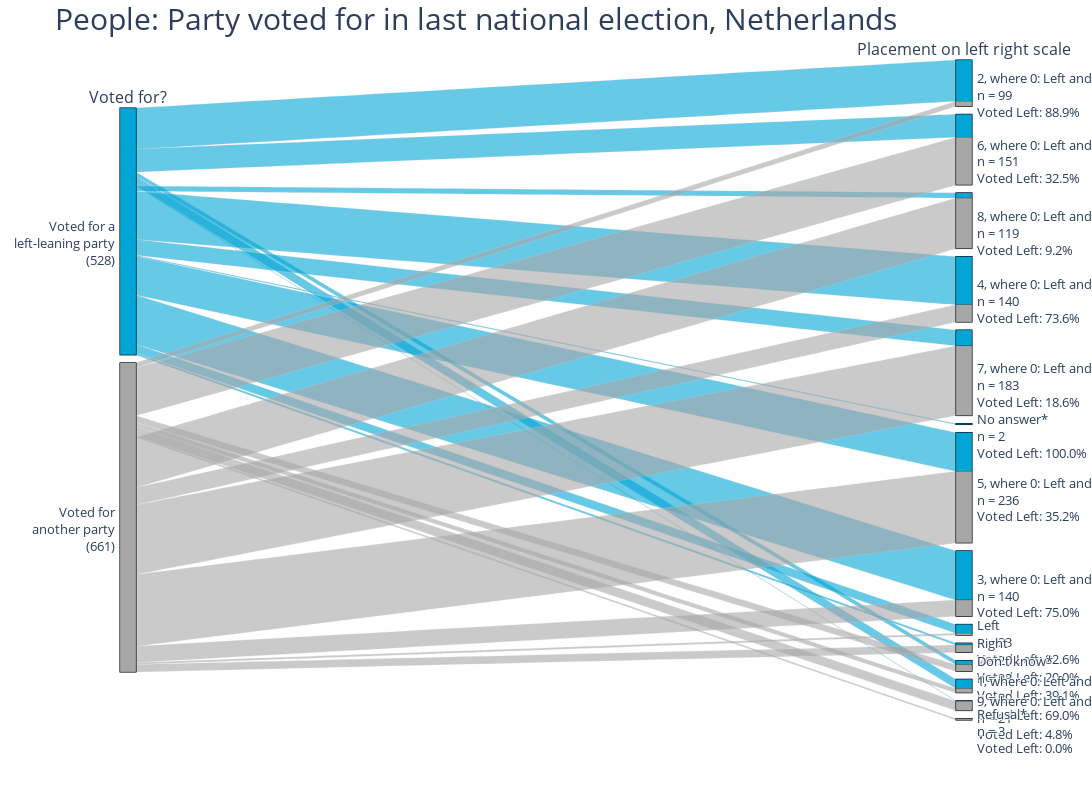
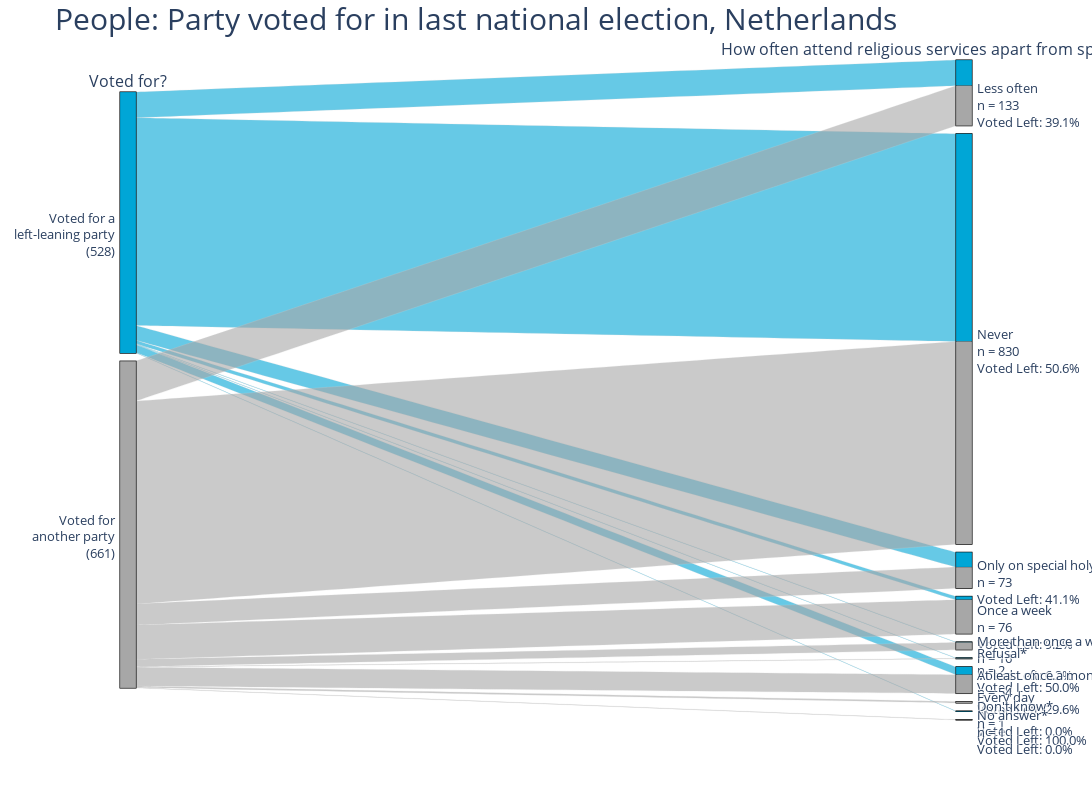
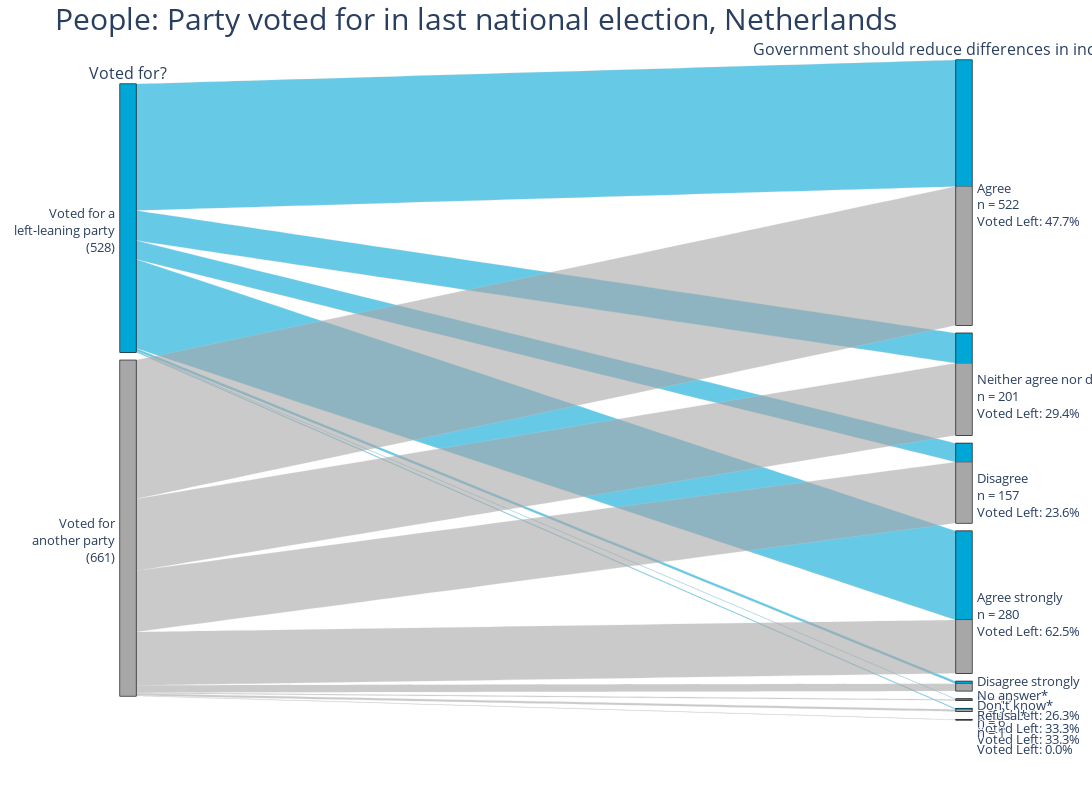
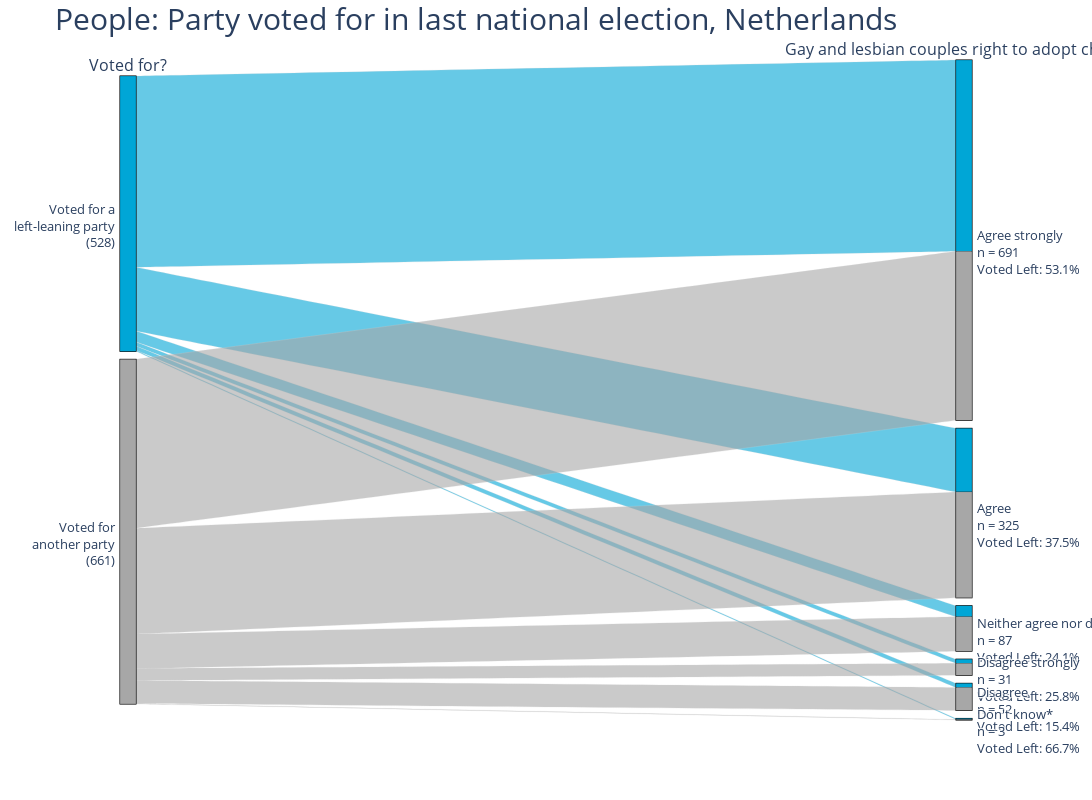

These figures' notebook cell, in order:
### Markdown cell above
Visualizing selected conditions:

### Code cell
#Import the required package
import plotly.express as px

for condition in selected_conditions:
    # Select which aim and condition questions you would like to visualize in the Parallel set diagram
    questions = [aim] + [condition]

    paralelsetdf= adjusted_responses[questions].astype(str)

    # Define custom color mapping
    color_mapping = {
        "15.0": "#00a6d6",
        "31.0": "#a7a7a7"
    }

    # Apply color mapping
    paralelsetdf['color'] = paralelsetdf[aim].map(color_mapping)

    # Update labels to provide the need
    aimcounts = paralelsetdf[aim].value_counts()
    paralelsetdf.loc[paralelsetdf[aim] == str(15.0), aim] = f"Voted for a<br>left-leaning party<br>({aimcounts.loc[str(15.0)]})"
    paralelsetdf.loc[paralelsetdf[aim] == str(31.0), aim] = f"Voted for<br>another party<br>({aimcounts.loc[str(31.0)]})"

    conditioncounts = paralelsetdf[condition].value_counts()
    
    for val in paralelsetdf[condition].unique():
        # Calculate the percentage of people that do the aim within the condition value
        condition_percentage = (len(paralelsetdf[(paralelsetdf[condition]==val)&(paralelsetdf["color"]=="#00a6d6")]) / conditioncounts.loc[val] * 100).round(1)
        # Update condition labels
        label = adjusted_overview.loc[(adjusted_overview['id'] == condition) & (adjusted_overview['value'] == val), "response"].iloc[0]

        paralelsetdf.loc[paralelsetdf[condition] == val, condition] = f"{label}<br>n = {conditioncounts.loc[val]}<br>Voted Left: {condition_percentage}%"
        
    diagram_headers = ["Voted for?", adjusted_overview[adjusted_overview['id']==condition]['question'].iloc[0]]
    # diagram_headers = ["Frequent use?", "Age?", "Percieved Price", "Peer pressure to use?"]
    paralelsetdf.columns = diagram_headers + ["color"]

    # Create the parallel categories plot
    fig = px.parallel_categories(
        paralelsetdf,
        dimensions=diagram_headers,
        color='color',
        labels={col: col for col in diagram_headers},
        width=1200,
        height=600
    )
    # Update layout to allow manual reordering
    for dim in fig.data[0].dimensions:
        dim.categoryorder = 'array'
        dim.categoryarray = list(paralelsetdf[dim.label].unique())


    # Update the layout of the figure with a title and font size
    fig.update_layout(title_text="People: " + adjusted_overview[adjusted_overview['id'] == aim]["question"].iloc[0], 
                        height=800,
                        width=1500,
                        title_font=dict(size=30),  # Set title font size here
                        font=dict(size=16)  # Set default font size here (for labels, etc.)
                        
    )

    # Show the plot
    fig.show()

### Figure 1 — Plotly figure (JSON) as saved in the notebook; plotly's stock layout.template omitted (floating-point values rounded to 4 significant figures; data arrays with more than 128 entries replaced by an {"elided": "..."} marker saying what was removed)
{"data": [{"dimensions": [{"categoryarray": ["Voted for a<br>left-leaning party<br>(528)", "Voted for<br>another party<br>(661)"], "categoryorder": "array", "label": "Voted for?", "values": {"elided": "1189 str values"}}, {"categoryarray": ["2, where 0: Left and 10: Right<br>n = 99<br>Voted Left: 88.9%", "6, where 0: Left and 10: Right<br>n = 151<br>Voted Left: 32.5%", "8, where 0: Left and 10: Right<br>n = 119<br>Voted Left: 9.2%", "4, where 0: Left and 10: Right<br>n = 140<br>Voted Left: 73.6%", "7, where 0: Left and 10: Right<br>n = 183<br>Voted Left: 18.6%", "No answer*<br>n = 2<br>Voted Left: 100.0%", "5, where 0: Left and 10: Right<br>n = 236<br>Voted Left: 35.2%", "3, where 0: Left and 10: Right<br>n = 140<br>Voted Left: 75.0%", "Left<br>n = 23<br>Voted Left: 82.6%", "Right<br>n = 20<br>Voted Left: 20.0%", "Don't know*<br>n = 23<br>Voted Left: 39.1%", "1, where 0: Left and 10: Right<br>n = 29<br>Voted Left: 69.0%", "9, where 0: Left and 10: Right<br>n = 21<br>Voted Left: 4.8%", "Refusal*<br>n = 3<br>Voted Left: 0.0%"], "categoryorder": "array", "label": "Placement on left right scale", "values": {"elided": "1189 str values"}}], "domain": {"x": [0, 1], "y": [0, 1]}, "line": {"color": {"elided": "1189 str values"}, "coloraxis": "coloraxis"}, "name": "", "type": "parcats"}], "layout": {"coloraxis": {"colorbar": {"title": {"text": "color"}}, "colorscale": [[0, "#0d0887"], [0.1111, "#46039f"], [0.2222, "#7201a8"], [0.3333, "#9c179e"], [0.4444, "#bd3786"], [0.5556, "#d8576b"], [0.6667, "#ed7953"], [0.7778, "#fb9f3a"], [0.8889, "#fdca26"], [1, "#f0f921"]]}, "font": {"size": 16}, "height": 800, "legend": {"tracegroupgap": 0}, "margin": {"t": 60}, "title": {"font": {"size": 30}, "text": "People: Party voted for in last national election, Netherlands"}, "width": 1500}}

### Figure 2 — Plotly figure (JSON) as saved in the notebook; plotly's stock layout.template omitted (floating-point values rounded to 4 significant figures; data arrays with more than 128 entries replaced by an {"elided": "..."} marker saying what was removed)
{"data": [{"dimensions": [{"categoryarray": ["Voted for a<br>left-leaning party<br>(528)", "Voted for<br>another party<br>(661)"], "categoryorder": "array", "label": "Voted for?", "values": {"elided": "1189 str values"}}, {"categoryarray": ["Less often<br>n = 133<br>Voted Left: 39.1%", "Never<br>n = 830<br>Voted Left: 50.6%", "Only on special holy days<br>n = 73<br>Voted Left: 41.1%", "Once a week<br>n = 76<br>Voted Left: 9.2%", "More than once a week<br>n = 16<br>Voted Left: 6.2%", "Refusal*<br>n = 2<br>Voted Left: 50.0%", "At least once a month<br>n = 54<br>Voted Left: 29.6%", "Every day<br>n = 3<br>Voted Left: 0.0%", "Don't know*<br>n = 1<br>Voted Left: 100.0%", "No answer*<br>n = 1<br>Voted Left: 0.0%"], "categoryorder": "array", "label": "How often attend religious services apart from special occasions", "values": {"elided": "1189 str values"}}], "domain": {"x": [0, 1], "y": [0, 1]}, "line": {"color": {"elided": "1189 str values"}, "coloraxis": "coloraxis"}, "name": "", "type": "parcats"}], "layout": {"coloraxis": {"colorbar": {"title": {"text": "color"}}, "colorscale": [[0, "#0d0887"], [0.1111, "#46039f"], [0.2222, "#7201a8"], [0.3333, "#9c179e"], [0.4444, "#bd3786"], [0.5556, "#d8576b"], [0.6667, "#ed7953"], [0.7778, "#fb9f3a"], [0.8889, "#fdca26"], [1, "#f0f921"]]}, "font": {"size": 16}, "height": 800, "legend": {"tracegroupgap": 0}, "margin": {"t": 60}, "title": {"font": {"size": 30}, "text": "People: Party voted for in last national election, Netherlands"}, "width": 1500}}

### Figure 3 — Plotly figure (JSON) as saved in the notebook; plotly's stock layout.template omitted (floating-point values rounded to 4 significant figures; data arrays with more than 128 entries replaced by an {"elided": "..."} marker saying what was removed)
{"data": [{"dimensions": [{"categoryarray": ["Voted for a<br>left-leaning party<br>(528)", "Voted for<br>another party<br>(661)"], "categoryorder": "array", "label": "Voted for?", "values": {"elided": "1189 str values"}}, {"categoryarray": ["Agree<br>n = 522<br>Voted Left: 47.7%", "Neither agree nor disagree<br>n = 201<br>Voted Left: 29.4%", "Disagree<br>n = 157<br>Voted Left: 23.6%", "Agree strongly<br>n = 280<br>Voted Left: 62.5%", "Disagree strongly<br>n = 19<br>Voted Left: 26.3%", "No answer*<br>n = 3<br>Voted Left: 33.3%", "Don't know*<br>n = 6<br>Voted Left: 33.3%", "Refusal*<br>n = 1<br>Voted Left: 0.0%"], "categoryorder": "array", "label": "Government should reduce differences in income levels", "values": {"elided": "1189 str values"}}], "domain": {"x": [0, 1], "y": [0, 1]}, "line": {"color": {"elided": "1189 str values"}, "coloraxis": "coloraxis"}, "name": "", "type": "parcats"}], "layout": {"coloraxis": {"colorbar": {"title": {"text": "color"}}, "colorscale": [[0, "#0d0887"], [0.1111, "#46039f"], [0.2222, "#7201a8"], [0.3333, "#9c179e"], [0.4444, "#bd3786"], [0.5556, "#d8576b"], [0.6667, "#ed7953"], [0.7778, "#fb9f3a"], [0.8889, "#fdca26"], [1, "#f0f921"]]}, "font": {"size": 16}, "height": 800, "legend": {"tracegroupgap": 0}, "margin": {"t": 60}, "title": {"font": {"size": 30}, "text": "People: Party voted for in last national election, Netherlands"}, "width": 1500}}

### Figure 4 — Plotly figure (JSON) as saved in the notebook; plotly's stock layout.template omitted (floating-point values rounded to 4 significant figures; data arrays with more than 128 entries replaced by an {"elided": "..."} marker saying what was removed)
{"data": [{"dimensions": [{"categoryarray": ["Voted for a<br>left-leaning party<br>(528)", "Voted for<br>another party<br>(661)"], "categoryorder": "array", "label": "Voted for?", "values": {"elided": "1189 str values"}}, {"categoryarray": ["Agree strongly<br>n = 691<br>Voted Left: 53.1%", "Agree<br>n = 325<br>Voted Left: 37.5%", "Neither agree nor disagree<br>n = 87<br>Voted Left: 24.1%", "Disagree strongly<br>n = 31<br>Voted Left: 25.8%", "Disagree<br>n = 52<br>Voted Left: 15.4%", "Don't know*<br>n = 3<br>Voted Left: 66.7%"], "categoryorder": "array", "label": "Gay and lesbian couples right to adopt children", "values": {"elided": "1189 str values"}}], "domain": {"x": [0, 1], "y": [0, 1]}, "line": {"color": {"elided": "1189 str values"}, "coloraxis": "coloraxis"}, "name": "", "type": "parcats"}], "layout": {"coloraxis": {"colorbar": {"title": {"text": "color"}}, "colorscale": [[0, "#0d0887"], [0.1111, "#46039f"], [0.2222, "#7201a8"], [0.3333, "#9c179e"], [0.4444, "#bd3786"], [0.5556, "#d8576b"], [0.6667, "#ed7953"], [0.7778, "#fb9f3a"], [0.8889, "#fdca26"], [1, "#f0f921"]]}, "font": {"size": 16}, "height": 800, "legend": {"tracegroupgap": 0}, "margin": {"t": 60}, "title": {"font": {"size": 30}, "text": "People: Party voted for in last national election, Netherlands"}, "width": 1500}}
